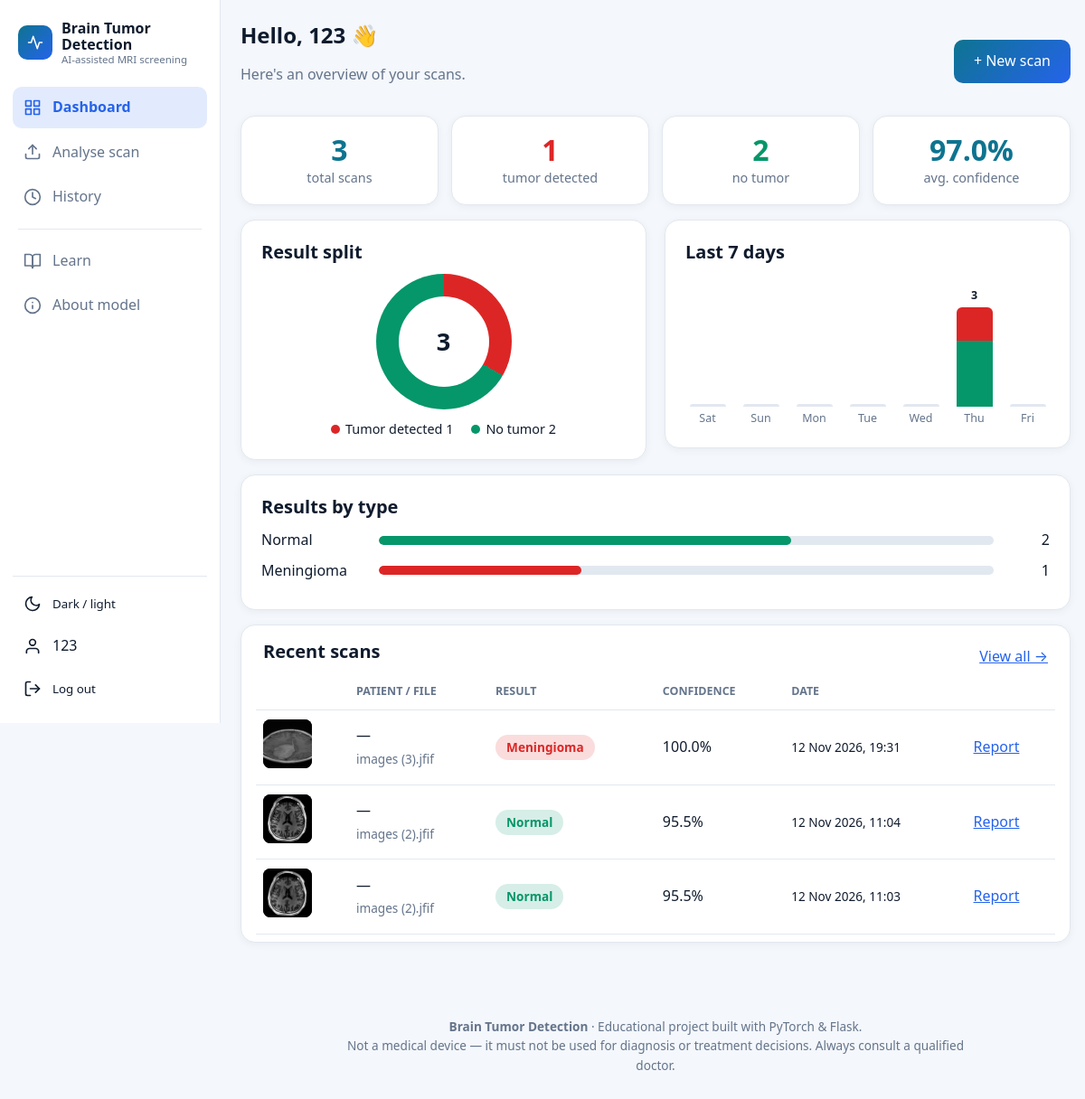
The app's page /dashboard (signed in) with its own data.
### tables this page shows
CREATE TABLE users(
        id INTEGER PRIMARY KEY AUTOINCREMENT, username TEXT UNIQUE COLLATE NOCASE,
        name TEXT, pw TEXT, created TEXT);

CREATE TABLE scans(
        id INTEGER PRIMARY KEY AUTOINCREMENT, user_id INTEGER, uid TEXT, original_name TEXT,
        patient TEXT, label TEXT, confidence REAL, p_normal REAL, p_tumor REAL,
        uncertain INTEGER, ms INTEGER, created TEXT, probs TEXT);

### app.py (the view)
@app.route("/dashboard")
@login_required
def dashboard():
    uid = g.user["id"]
    s = db().execute("""SELECT COUNT(*) total, SUM(label!='Normal') tumor, SUM(label='Normal') normal,
        SUM(uncertain) unc, AVG(confidence) avg FROM scans WHERE user_id=?""", (uid,)).fetchone()
    total, tumor, normal = s["total"] or 0, s["tumor"] or 0, s["normal"] or 0
    days = [datetime.date.today() - datetime.timedelta(days=i) for i in range(6, -1, -1)]
    rows = db().execute("""SELECT substr(created,1,10) d, (label='Normal') n, COUNT(*) c FROM scans
        WHERE user_id=? AND substr(created,1,10)>=? GROUP BY substr(created,1,10), (label='Normal')""",
                        (uid, days[0].isoformat())).fetchall()
    cnt = {(r["d"], r["n"]): r["c"] for r in rows}
    series = [{"day": d.strftime("%a"), "tumor": cnt.get((d.isoformat(), 0), 0),
               "normal": cnt.get((d.isoformat(), 1), 0)} for d in days]
    peak = max([x["tumor"] + x["normal"] for x in series] + [1])
    for x in series:
        x["total"] = x["tumor"] + x["normal"]
        x["h"] = round(x["total"] / peak * 110)
    by_type = [dict(label=r["label"], c=r["c"], pct=round(r["c"] / total * 100)) for r in db().execute(
        "SELECT label, COUNT(*) c FROM scans WHERE user_id=? GROUP BY label ORDER BY c DESC", (uid,))]
    recent = [scan_dict(r) for r in db().execute(
        "SELECT * FROM scans WHERE user_id=? ORDER BY id DESC LIMIT 5", (uid,))]
    return render_template("dashboard.html", total=total, tumor=tumor, normal=normal,
                           unc=s["unc"] or 0, avg=round((s["avg"] or 0) * 100, 1),
                           tp=round(tumor / total * 100, 1) if total else 0, series=series,
                           by_type=by_type, recent=recent, multi=len(CLASSES) > 2,
                           types=[{**t, "tumor": t["label"] != "Normal"} for t in by_type])

### app.py (called while the page is built)
def db():
    if "db" not in g:
        g.db = sqlite3.connect(DB_PATH)
        g.db.row_factory = sqlite3.Row
    return g.db

@app.template_filter("fmt")
def fmt(s):
    try:
        return datetime.datetime.strptime(s, "%Y-%m-%d %H:%M:%S").strftime("%d %b %Y, %H:%M")
    except (TypeError, ValueError):
        return s

@app.before_request
def load_user():
    g.user = None
    if request.endpoint != "static" and session.get("uid"):
        g.user = db().execute("SELECT * FROM users WHERE id=?", (session["uid"],)).fetchone()

@app.context_processor
def inject():
    return {"user": g.get("user"), "endpoint": request.endpoint, "APP_NAME": APP_NAME, "APP_TAG": APP_TAG}

def login_required(f):
    @wraps(f)
    def wrapper(*a, **k):
        if not g.user:
            if request.path.startswith("/api/"):
                return jsonify(error="Please log in again."), 401
            return redirect(url_for("login", next=request.full_path.rstrip("?")))
        return f(*a, **k)
    return wrapper

### templates/dashboard.html (shortened to what this page needs)
{% extends "base.html" %}
{% block content %}
<section class="wrap">
  <div class="rowbetween">
    <div><h1>Hello, {{ user.name or user.username }} &#128075;</h1><p class="muted">Here's an overview of your scans.</p></div>
    <a class="btn" href="{{ url_for('analyze') }}">+ New scan</a>
  </div>
  <div class="stats">
    <div class="card stat"><b>{{ total }}</b>total scans</div>
    <div class="card stat"><b class="bad">{{ tumor }}</b>tumor detected</div>
    <div class="card stat"><b class="ok">{{ normal }}</b>no tumor</div>
    <div class="card stat"><b>{{ avg if total else '—' }}{{ '%' if total }}</b>avg. confidence{% if unc %} &middot; {{ unc }} inconclusive{% endif %}</div>
  </div>
  {% if not total %}
  <div class="card center"><h2>No scans yet</h2><p class="muted">Analyse your first MRI to see charts here.</p><a class="btn" href="{{ url_for('analyze') }}">Analyse a scan</a></div>
  {% else %}
  <div class="grid2">
    <div class="card">
      <h2>Result split</h2>
      <div class="donut" style="--p:{{ tp }}"><span>{{ total }}</span></div>
      <p class="legend"><span><i class="dot t"></i>Tumor detected {{ tumor }}</span><span><i class="dot n"></i>No tumor {{ normal }}</span></p>
    </div>
    <div class="card">
      <h2>Last 7 days</h2>
      <div class="chart">
        {% for s in series %}
        <div class="col"><em>{{ s.total or '' }}</em>
          <div class="stack" style="height:{{ s.h }}px"><i class="tu" style="flex:{{ s.tumor }}"></i><i class="no" style="flex:{{ s.normal }}"></i></div>
          <span>{{ s.day }}</span></div>
        {% endfor %}
      </div>
    </div>
  </div>
  {% if multi %}
  <div class="card"><h2>Results by type</h2>
    {% for t in types %}<div class="bar"><span>{{ t.label }}</span><div class="track"><i class="{{ 't' if t.tumor }}" style="width:{{ t.pct }}%"></i></div><em>{{ t.c }}</em></div>{% endfor %}
  </div>
  {% endif %}
  <div class="card tablewrap">
    <div class="rowbetween pad"><h2>Recent scans</h2><a href="{{ url_for('history') }}">View all &rarr;</a></div>
    <table><thead><tr><th></th><th>Patient / file</th><th>Result</th><th>Confidence</th><th>Date</th><th></th></tr></thead><tbody>
    {% for s in recent %}
      <tr><td><img class="thumb" src="{{ s.original_url }}" alt=""></td>
      <td>{{ s.patient or '—' }}<br><span class="muted small">{{ s.name }}</span></td>
      <td><span class="badge {{ 't' if s.tumor else 'n' }}">{{ s.label }}</span></td>
      <td>{{ s.confidence }}%</td><td class="small">{{ s.created }}</td>
      <td><a href="{{ s.report_url }}" target="_blank">Report</a></td></tr>
    {% endfor %}
    </tbody></table>
  </div>
  {% endif %}
</section>
{% endblock %}

### templates/base.html (shortened to what this page needs)
{%- macro ico(n) -%}
<svg class="ico" viewBox="0 0 24 24" fill="none" stroke="currentColor" stroke-width="2" stroke-linecap="round" stroke-linejoin="round" aria-hidden="true">
{%- if n == 'dashboard' %}<rect x="3" y="3" width="7" height="7"/><rect x="14" y="3" width="7" height="7"/><rect x="14" y="14" width="7" height="7"/><rect x="3" y="14" width="7" height="7"/>
{%- elif n == 'analyze' %}<path d="M21 15v4a2 2 0 0 1-2 2H5a2 2 0 0 1-2-2v-4"/><polyline points="17 8 12 3 7 8"/><line x1="12" y1="3" x2="12" y2="15"/>
{%- elif n == 'history' %}<circle cx="12" cy="12" r="10"/><polyline points="12 6 12 12 16 14"/>
{%- elif n == 'learn' %}<path d="M2 3h6a4 4 0 0 1 4 4v14a3 3 0 0 0-3-3H2z"/><path d="M22 3h-6a4 4 0 0 0-4 4v14a3 3 0 0 1 3-3h7z"/>
{%- elif n == 'about' %}<circle cx="12" cy="12" r="10"/><line x1="12" y1="16" x2="12" y2="12"/><line x1="12" y1="8" x2="12.01" y2="8"/>
{%- elif n == 'account' %}<path d="M20 21v-2a4 4 0 0 0-4-4H8a4 4 0 0 0-4 4v2"/><circle cx="12" cy="7" r="4"/>
{%- elif n == 'home' %}<path d="M3 9l9-7 9 7v11a2 2 0 0 1-2 2H5a2 2 0 0 1-2-2z"/><polyline points="9 22 9 12 15 12 15 22"/>
{%- elif n == 'logout' %}<path d="M9 21H5a2 2 0 0 1-2-2V5a2 2 0 0 1 2-2h4"/><polyline points="16 17 21 12 16 7"/><line x1="21" y1="12" x2="9" y2="12"/>
{%- elif n == 'theme' %}<path d="M21 12.79A9 9 0 1 1 11.21 3 7 7 0 0 0 21 12.79z"/>
{%- elif n == 'logo' %}<polyline points="22 12 18 12 15 21 9 3 6 12 2 12"/>
{%- endif %}</svg>
{%- endmacro -%}
{%- macro item(ep, icon, text) -%}
<a href="{{ url_for(ep) }}" class="navlink {{ 'on' if endpoint == ep }}">{{ ico(icon) }}<span>{{ text }}</span></a>
{%- endmacro -%}
<!doctype html>
<html lang="en">
<head>
<link rel="stylesheet" href="{{ url_for('static', filename='style.css') }}">
</head>
<body class="{{ 'app' if user else 'site' }}">
{% if user %}
<div class="shell">
  <aside class="side" id="side">
    <a class="brand" href="{{ url_for('home') }}"><span class="logo">{{ ico('logo') }}</span><span class="bname">{{ APP_NAME }}<small>{{ APP_TAG }}</small></span></a>
    <nav>
      {{ item('dashboard', 'dashboard', 'Dashboard') }}
      {{ item('analyze', 'analyze', 'Analyse scan') }}
      {{ item('history', 'history', 'History') }}
      <div class="sep"></div>
      {{ item('learn', 'learn', 'Learn') }}
      {{ item('about', 'about', 'About model') }}
    </nav>
    <div class="side-foot">
      <button class="navlink theme-toggle" type="button">{{ ico('theme') }}<span>Dark / light</span></button>
      <a class="navlink {{ 'on' if endpoint == 'account' }}" href="{{ url_for('account') }}">{{ ico('account') }}<span>{{ user.name or user.username }}</span></a>
      <form method="post" action="{{ url_for('logout') }}"><button class="navlink">{{ ico('logout') }}<span>Log out</span></button></form>
    </div>
  </aside>
  <div class="pagecol">
{% endif %}
<main>{% block content %}{% endblock %}</main>
<footer>
  <p><b>{{ APP_NAME }}</b> &middot; Educational project built with PyTorch &amp; Flask.<br>
  Not a medical device &mdash; it must not be used for diagnosis or treatment decisions. Always consult a qualified doctor.</p>
</footer>
{% if user %}</div></div>{% endif %}
</body>
</html>

### records on screen
users: name+username "123"
scans: label "Normal", {{ t.pct }} 67 (drawn), c "2", patient "—", name "images (2).jfif", confidence "95.5", created "12 Nov 2026, 11:04"
scans: label "Meningioma", {{ t.pct }} 33 (drawn), c "1", shows a picture, patient "—", name "images (3).jfif", confidence "100.0", created "12 Nov 2026, 19:31"
scans: patient "—", name "images (2).jfif", label "Normal", confidence "95.5", created "12 Nov 2026, 11:03"

### other values on screen
{{ APP_NAME }} "Brain Tumor Detection"
{{ APP_TAG }} "AI-assisted MRI screening"
{{ text }} "Dashboard Analyse scan History Learn About model"
{{ total }} "3"
{{ tumor }} "1"
{{ normal }} "2"
{{ avg if total else '—' }} "97.0"
{{ '%' if total }} "%"
{{ s.day }} "Sat" "Sun" "Mon" "Tue" "Wed" "Thu" "Fri"
{{ s.total or '' }} "3"
